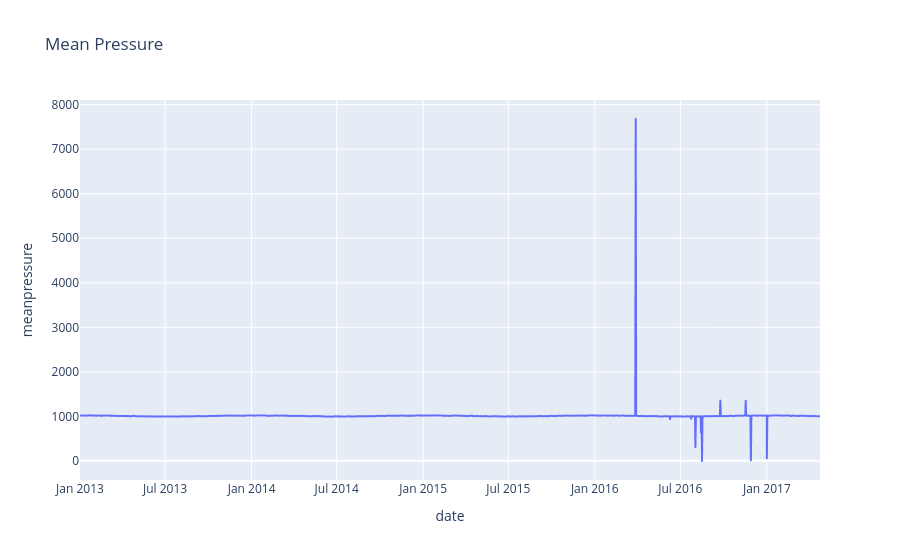

Source (notebook cell):
### Code cell
# draw same plot on plotly
fig = px.line(df, x=df.index, y="meanpressure", title='Mean Pressure')
fig.show()

### Figure 1 — Plotly figure (JSON) as saved in the notebook; plotly's stock layout.template omitted (floating-point values rounded to 4 significant figures; data arrays with more than 128 entries replaced by an {"elided": "..."} marker saying what was removed)
{"data": [{"hovertemplate": "date=%{x}<br>meanpressure=%{y}<extra></extra>", "legendgroup": "", "line": {"color": "#636efa", "dash": "solid"}, "marker": {"symbol": "circle"}, "mode": "lines", "name": "", "showlegend": false, "type": "scattergl", "x": {"elided": "1576 str values"}, "xaxis": "x", "y": {"elided": "1576 float values"}, "yaxis": "y"}], "layout": {"legend": {"tracegroupgap": 0}, "title": {"text": "Mean Pressure"}, "xaxis": {"anchor": "y", "domain": [0, 1], "title": {"text": "date"}}, "yaxis": {"anchor": "x", "domain": [0, 1], "title": {"text": "meanpressure"}}}}
